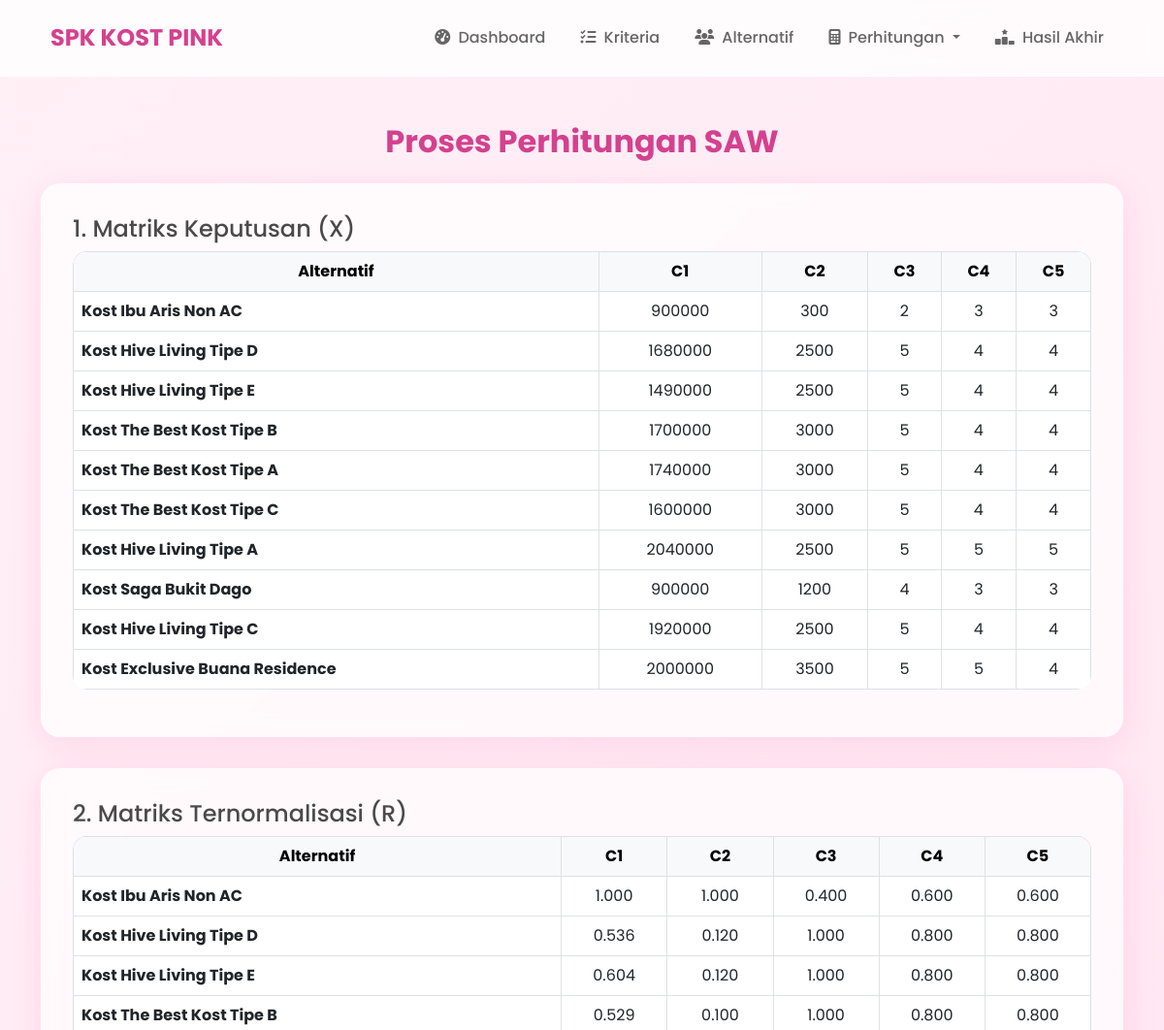
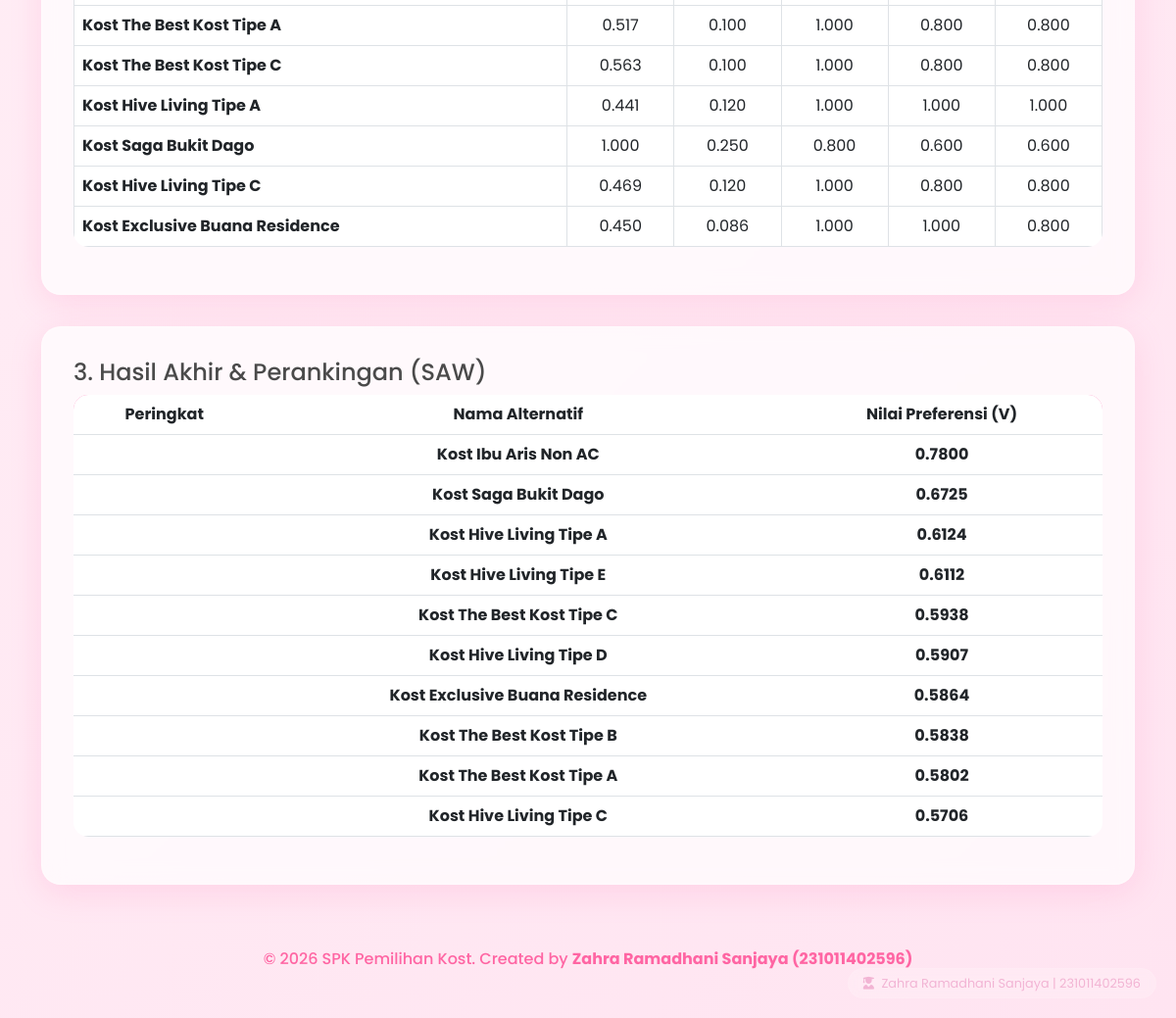
/perhitungan_saw.php, run on the app's committed database (2 pictures, top to bottom).
### tables this page shows
CREATE TABLE IF NOT EXISTS kriteria (
    id INT AUTO_INCREMENT PRIMARY KEY,
    kode VARCHAR(10) NOT NULL,
    nama VARCHAR(100) NOT NULL,
    type ENUM('benefit', 'cost') NOT NULL,
    bobot FLOAT NOT NULL
);

CREATE TABLE IF NOT EXISTS alternatif (
    id INT AUTO_INCREMENT PRIMARY KEY,
    nama VARCHAR(100) NOT NULL,
    alamat TEXT
);

### perhitungan_saw.php (the view, shortened to what this page needs)
<?php
require_once 'config/database.php';
require_once 'includes/header.php';
$kriteria = $pdo->query("SELECT * FROM kriteria ORDER BY kode ASC")->fetchAll();
$alternatif = $pdo->query("SELECT * FROM alternatif ORDER BY id ASC")->fetchAll();
$scores = $pdo->query("SELECT * FROM penilaian")->fetchAll();
$matrix_x = [];
foreach ($scores as $s) {
    $matrix_x[$s['id_alternatif']][$s['id_kriteria']] = $s['nilai'];
}
$matrix_r = [];
foreach ($kriteria as $k) {
    $crit_id = $k['id'];
    $all_values = array_column($matrix_x, $crit_id);
    $max = max($all_values);
    $min = min($all_values);
    foreach ($alternatif as $a) {
        $alt_id = $a['id'];
        $val = $matrix_x[$alt_id][$crit_id] ?? 0;
        if ($k['type'] == 'benefit') {
            $matrix_r[$alt_id][$crit_id] = $val / $max;
        } else {
            $matrix_r[$alt_id][$crit_id] = $min / $val;
        }
    }
}
$ranks_saw = [];
foreach ($alternatif as $a) {
    $alt_id = $a['id'];
    $total_v = 0;
    foreach ($kriteria as $k) {
        $crit_id = $k['id'];
        $r_val = $matrix_r[$alt_id][$crit_id] ?? 0;
        $total_v += ($r_val * $k['bobot']);
    }
    $ranks_saw[$alt_id] = $total_v;
}
arsort($ranks_saw);
?>
<div class="row">
    <div class="col-md-12">
        <h2 class="mb-4 text-center">Proses Perhitungan SAW</h2>
        <div class="glass-card">
            <h4>1. Matriks Keputusan (X)</h4>
            <div class="table-responsive">
                <table class="table table-bordered text-center">
                    <thead class="table-light">
                        <tr>
                            <th>Alternatif</th>
                            <?php foreach ($kriteria as $k): ?>
                                <th><?php echo $k['kode']; ?></th>
                            <?php endforeach; ?>
                        </tr>
                    </thead>
                    <tbody>
                        <?php foreach ($alternatif as $a): ?>
                        <tr>
                            <td class="text-start"><strong><?php echo $a['nama']; ?></strong></td>
                            <?php foreach ($kriteria as $k): ?>
                                <td><?php echo $matrix_x[$a['id']][$k['id']] ?? 0; ?></td>
                            <?php endforeach; ?>
                        </tr>
                        <?php endforeach; ?>
                    </tbody>
                </table>
            </div>
        </div>
        <div class="glass-card">
            <h4>2. Matriks Ternormalisasi (R)</h4>
            <div class="table-responsive">
                <table class="table table-bordered text-center">
                    <thead class="table-light">
                        <tr>
                            <th>Alternatif</th>
                            <?php foreach ($kriteria as $k): ?>
                                <th><?php echo $k['kode']; ?></th>
                            <?php endforeach; ?>
                        </tr>
                    </thead>
                    <tbody>
                        <?php foreach ($alternatif as $a): ?>
                        <tr>
                            <td class="text-start"><strong><?php echo $a['nama']; ?></strong></td>
                            <?php foreach ($kriteria as $k): ?>
                                <td><?php echo number_format($matrix_r[$a['id']][$k['id']] ?? 0, 3); ?></td>
                            <?php endforeach; ?>
                        </tr>
                        <?php endforeach; ?>
                    </tbody>
                </table>
            </div>
        </div>
        <div class="glass-card">
            <h4>3. Hasil Akhir & Perankingan (SAW)</h4>
            <div class="table-responsive">
                <table class="table table-hover text-center">
                    <thead class="bg-pink text-white">
                        <tr>
                            <th>Peringkat</th>
                            <th>Nama Alternatif</th>
                            <th>Nilai Preferensi (V)</th>
                        </tr>
                    </thead>
                    <tbody>
                        <?php
                        $no = 1;
                        foreach ($ranks_saw as $alt_id => $value):
                            $name = "";
                            foreach($alternatif as $a) if($a['id'] == $alt_id) $name = $a['nama'];
                        ?>
                        <tr>
                            <td><span class="badge rounded-pill bg-pink px-3"><?php echo $no++; ?></span></td>
                            <td><strong><?php echo $name; ?></strong></td>
                            <td class="text-primary-pink fw-bold"><?php echo number_format($value, 4); ?></td>
                        </tr>
                        <?php endforeach; ?>
                    </tbody>
                </table>
            </div>
        </div>
    </div>
</div>
<?php require_once 'includes/footer.php'; ?>

### assets/css/style.css (style rules this page uses)
:root { --primary-pink: #ff7eb9; --secondary-pink: #ff65a3; --light-pink: #ffe4f1; --dark-pink: #d4418e; --bg-pink: #fff0f6; --glass-bg: rgba(255, 255, 255, 0.7); --glass-border: rgba(255, 255, 255, 0.3); --shadow: 0 8px 32px 0 rgba(255, 126, 185, 0.2); }
body { background: linear-gradient(135deg, #fff0f6 0%, #ffe4f1 100%); min-height: 100vh; font-family: 'Poppins', sans-serif; color: #4a4a4a; }
.glass-card { background: var(--glass-bg); backdrop-filter: blur(10px); -webkit-backdrop-filter: blur(10px); border-radius: 20px; border: 1px solid var(--glass-border); box-shadow: var(--shadow); padding: 2rem; margin-bottom: 2rem; transition: transform 0.3s ease; }
.table { background: transparent; border-radius: 15px; overflow: hidden; }
.table thead { background: var(--primary-pink); color: white; }
h1, h2, h3 { color: var(--dark-pink); font-weight: 700; }

### data on the page
kriteria: kode "C1"
kriteria: kode "C2"
kriteria: kode "C3"
kriteria: kode "C4"
kriteria: kode "C5"
alternatif: nama "Kost Ibu Aris Non AC", id "900000", id "300", id "2", id "3", id "1.000", id "0.400", id "0.600", value "0.7800"
alternatif: nama "Kost Hive Living Tipe D", id "1680000", id "2500", id "5", id "4", id "0.536", id "0.120", id "1.000", id "0.800", value "0.5907"
alternatif: nama "Kost Hive Living Tipe E", id "1490000", id "2500", id "5", id "4", id "0.604", id "0.120", id "1.000", id "0.800", value "0.6112"
alternatif: nama "Kost The Best Kost Tipe B", id "1700000", id "3000", id "5", id "4", id "0.529", id "0.100", id "1.000", id "0.800", value "0.5838"
alternatif: nama "Kost The Best Kost Tipe A", id "1740000", id "3000", id "5", id "4", id "0.517", id "0.100", id "1.000", id "0.800", value "0.5802"
alternatif: nama "Kost The Best Kost Tipe C", id "1600000", id "3000", id "5", id "4", id "0.563", id "0.100", id "1.000", id "0.800", value "0.5938"
alternatif: nama "Kost Hive Living Tipe A", id "2040000", id "2500", id "5", id "0.441", id "0.120", id "1.000", value "0.6124"
alternatif: nama "Kost Saga Bukit Dago", id "900000", id "1200", id "4", id "3", id "1.000", id "0.250", id "0.800", id "0.600", value "0.6725"
alternatif: nama "Kost Hive Living Tipe C", id "1920000", id "2500", id "5", id "4", id "0.469", id "0.120", id "1.000", id "0.800", value "0.5706"
alternatif: nama "Kost Exclusive Buana Residence", id "2000000", id "3500", id "5", id "4", id "0.450", id "0.086", id "1.000", id "0.800", value "0.5864"
